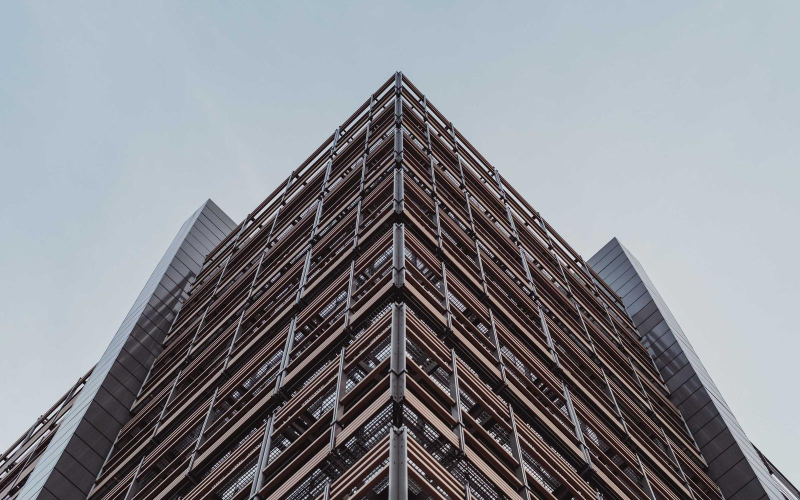
#> input picture design/sample.jpg, 1600 x 1000 px (shown at 1/2 size)
$ python -i _template.py   (imports and definitions only)
#> lines starting #> are read from the running program, lines starting #| are printed output that depends on the picture
#> further down, picture is the input picture: PIL image 1600x1000 RGB; mean R, G, B 135.5, 137.1, 143
# -*- coding: utf-8 -*-
"""Prism 插件模板（api = 2）—— 复制本文件、改名为你的插件名即可。

三步：
1. 另存为 myplugin.py（不要以下划线开头），放进 plugins/ 目录；
2. 改 PLUGIN 与 PARAMS，写 run；
3. Prism 里约 1.5 秒自动热重载，直接就能试 —— 不用重启。
"""

# ============================================================ 1. 元信息
# 前五项必填（id 唯一）。network / writes_files 是能力声明，填了会在
# 插件窗口显示，让用户知道这个插件会不会联网、会不会写文件。
PLUGIN = {
    "id": "myplugin",              # 唯一标识：小写字母数字与 -_，不能以 _ 开头
    "name": "我的插件",             # 插件窗口显示的名字（也可写 {zh,en,ja}）
    "version": "1.0",              # 你的版本号
    "api": 2,                      # 接口版本，当前必须是 2
    "author": "你的名字",
    "description": {"zh": "一句话说明这个插件做什么",
                    "en": "One line about this plugin",
                    "ja": "このプラグインの説明"},   # 也可只写字符串
    "network": False,              # 是否联网（必须如实声明）
    "writes_files": False,         # 是否会写文件
}

# ============================================================ 2. 参数
# 三种控件，key 就是 run 里的关键字参数名，label 是界面标签。
PARAMS = [
    # 数值滑杆：type 写 slider（省略 type 也默认是 slider）
    {
        "key": "amount",           # kwargs 键名
        "label": {"zh": "强度", "en": "Strength", "ja": "強さ"},  # 也可只写字符串
        "type": "slider",
        "min": 0,                  # 最小值
        "max": 100,                # 最大值
        "default": 60,             # 默认值
        "step": 5,                 # 步长
    },
    # 下拉选择：type 写 select，选项放 options（旧的 choices 也兼容）
    {
        "key": "mode",
        "label": "风格",
        "type": "select",
        "options": [{"value": "原样", "label": {"zh": "原样", "en": "As is", "ja": "そのまま"}}, {"value": "偏暖", "label": {"zh": "偏暖", "en": "Warm", "ja": "暖色"}}, {"value": "偏冷", "label": {"zh": "偏冷", "en": "Cool", "ja": "寒色"}}],
        "default": "偏暖",
    },
    # 复选框：type 写 checkbox
    {
        "key": "vignette",
        "label": "加暗角",
        "type": "checkbox",
        "default": False,
    },
    # 文本框：type 写 text，参数是字符串（可以留空）
    {
        "key": "caption",
        "label": "说明文字",
        "type": "text",
        "default": "",
    },
]


# ============================================================ 3. 实现
def run(img, **params):
    """入口函数，固定签名 run(img, **params) -> PIL.Image。

    输入
    ----
    img    : PIL.Image，可能是 RGB / RGBA / L。
             来自「当前图片 + 全部调整」的合成结果（导出级别，可能是原分辨率）。
             **不要原地修改它**，要改先 copy()。
    params : dict，键是 PARAMS 里的 key。类型已按声明转换好：
             slider -> float，select -> str，checkbox -> bool。
             没传的键用 default 补齐。

    输出
    ----
    新的 PIL.Image。尺寸、模式都可以变（裁剪、圆形头像都会变）。

    异常
    ----
    直接抛。Prism 会捕获、写 logs/plugins.log，并提示用户插件执行失败，
    主程序不会崩。不要自己吞异常返回 None，那样作者和用户都不知道出了什么事。
    """
    from PIL import Image, ImageDraw

    amount = float(params.get("amount", 60)) / 100.0
    mode = str(params.get("mode", "偏暖"))
    vignette = bool(params.get("vignette", False))
    caption = str(params.get("caption") or "").strip()

    alpha = None
    if img.mode == "RGBA":
        alpha = img.split()[3]
    rgb = img.convert("RGB")

    w, h = rgb.size
#> w = 1600; h = 1000
    scale = 1.0
    if max(w, h) > 2048:
        scale = 2048.0 / max(w, h)
        work = rgb.resize((max(1, int(w * scale)), max(1, int(h * scale))),
                          Image.BILINEAR)
    else:
        work = rgb

    tint = {"原样": (1.0, 1.0, 1.0),
            "偏暖": (1.08, 1.00, 0.92),
            "偏冷": (0.94, 1.00, 1.10)}.get(mode, (1.0, 1.0, 1.0))
    r, g, b = work.split()
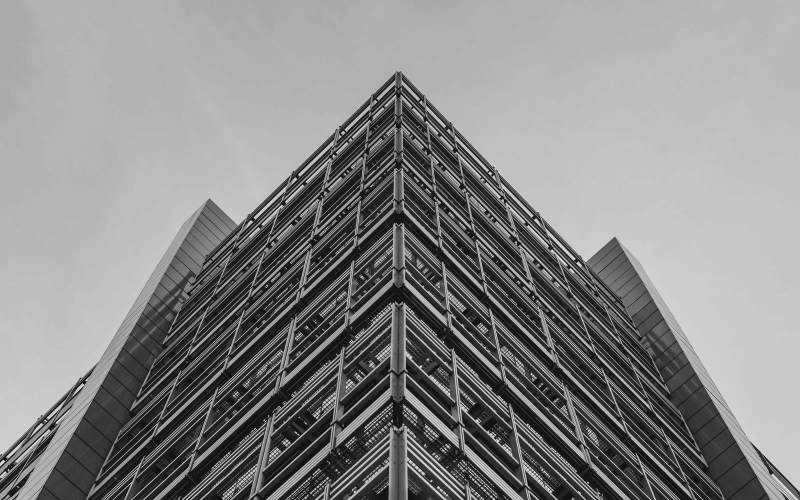
#> r: PIL image 1600x1000 L (shown at 1/2 size); min 0, max 255, mean 135.5
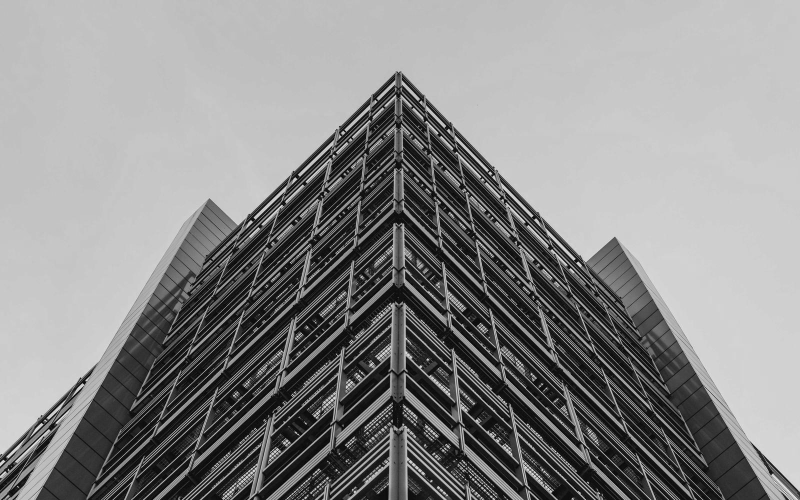
#> g: PIL image 1600x1000 L (shown at 1/2 size); min 0, max 255, mean 137.1
    r = r.point(lambda v: min(255, int(v * (1.0 + (tint[0] - 1.0) * amount))))
    g = g.point(lambda v: min(255, int(v * (1.0 + (tint[1] - 1.0) * amount))))
    b = b.point(lambda v: min(255, int(v * (1.0 + (tint[2] - 1.0) * amount))))
    out = Image.merge("RGB", (r, g, b))

    if vignette:
        ww, hh = out.size
        mask = Image.new("L", (ww, hh), 0)
        d = ImageDraw.Draw(mask)
        steps = 48
        for i in range(steps):
            k = i / float(steps)
            box = [int(ww * k * 0.5), int(hh * k * 0.5),
                   ww - int(ww * k * 0.5), hh - int(hh * k * 0.5)]
            d.ellipse(box, fill=int(255 * (0.35 + 0.65 * k)))
        out = Image.composite(out, Image.new("RGB", (ww, hh), (0, 0, 0)), mask)

    if caption:
        from PIL import ImageDraw
        d = ImageDraw.Draw(out)
        d.text((int(out.size[0] * 0.02), int(out.size[1] * 0.02)), caption,
               fill=(255, 255, 255))

    if scale != 1.0:
        out = out.resize((w, h), Image.BICUBIC)
    if alpha is not None:
        out = out.convert("RGBA")
        out.putalpha(alpha)
    return out

>>> from PIL import Image
>>> picture = Image.open('../design/sample.jpg')
>>> result = run(picture)
